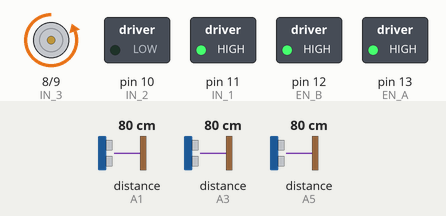
The sketch below on a simulated Arduino Uno, built with avr-gcc and run on an emulated ATmega328P. On the bench: motor-driver pin pairs drawn as motors (green arrow = first pin HIGH = forward, orange = second pin HIGH = backward, longer = more drive), switched loads named in the sketch (green lamp = pin HIGH). Wiring (inferred from the names in the program): 3 × ultrasonic range finder: trigger A0, echo A1 / trigger A2, echo A3 / trigger A4, echo A5. The inputs (shaded band) are chosen by the test bench; at power-on: distance to the obstacle (sensors on A5, A1, A3) 80 cm. The echo pulse lasts 58.3 µs per cm; pins used as bus, display or sensor lines are not drawn.

Above: at 1.2 s.
1.3 s: distance to the obstacle (sensor on A5) set to 23 cm
2.8 s: distance to the obstacle (sensor on A5) set to 18 cm
5.8 s: distance to the obstacle (sensor on A5) set to 35 cm
7.3 s: distance to the obstacle (sensor on A5) set to 2 cm
Timing chart, 0 to 11.3 s (numbered marks = the images above; inputs shaded):
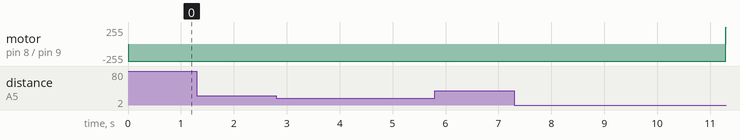

The sketch:

ArduCarVFC.ino
```cpp
#include "Config.h";
#include "Motores.h";
#include "SensorRadar.h";

void setup() {
    #if _DEBUG
    Serial.begin(115200);
    #endif
    motores_Setup();
    radar_Setup();

    speedCar = 255;
    roboParaFrente();
}

void loop(){
// /*
    // check distância frontal
    radarCheckDistFrente();
    if (frontDistanceCm < maxFrontDistance) {
        #if _DEBUG
        Serial.println("muito perto");
        #endif
        radarCheckDistEsquerda();
        delay(20);
        radarCheckDistDireita();
        delay(20);
        if (leftDistanceCm < rightDistanceCm)
            roboParaDireita();
        else if (leftDistanceCm > rightDistanceCm) {
            roboParaEsquerda();
        }
    } else {
        #if _DEBUG
        Serial.println("OK");
        #endif
        roboParaFrente();
    }

    // check distância esquerda
    radarCheckDistEsquerda();
    if (leftDistanceCm < maxLeftDistance) {
        #if _DEBUG
        Serial.println("esquerda muito perto");
        #endif
        delay(20);
        radarCheckDistEsquerda();
        delay(20);
        radarCheckDistDireita();
        delay(20);
        if (leftDistanceCm > rightDistanceCm)
          roboParaFrente();
        else if (leftDistanceCm < rightDistanceCm) {
            roboParaDireita();
        }
    }

    // check distância direita
    radarCheckDistDireita();
    if (rightDistanceCm < maxRightDistance) {
        #if _DEBUG
        Serial.println("direita muito perto");
        #endif
        delay(20);
        radarCheckDistDireita();
        delay(20);
        radarCheckDistEsquerda();
        delay(20);
        if (rightDistanceCm > leftDistanceCm)
            roboParaFrente();
        else if (rightDistanceCm < leftDistanceCm) {
            roboParaEsquerda();
        }
    }
// */

/*
    radarCheckDistFrente();
    if (frontDistanceCm < maxFrontDistance) {
        Serial.print("Distance: ");
        Serial.print(frontDistanceCm);
        Serial.println(" cm");
        Serial.println("Muito perto");
        roboParaEsquerda();
    } else {
        roboParaFrente();
    }
// */
}
```

Motores.h
```cpp
#define EN_A 13         // ativa motor direita
#define EN_B 12         // ativa motor esquerda

// motor A
#define IN_1  11
#define IN_2  10

// motor B
#define IN_3  8
#define IN_4  9

//int comando;            //Int to store app command state.
String comando;
//char comando;
int speedCar = 100;     // 50 - 255.
int speed_Coeff = 4;
//boolean lightFront = false;
//boolean horn = false;

// definição dos sinais usados para os motores (a direita pode ser diferente da esquerda)
// motores direita
#define M_DIREITA_ON   HIGH
#define M_DIREITA_OFF  LOW
// motores esquerda
#define M_ESQUERDA_ON  LOW
#define M_ESQUERDA_OFF HIGH

void motores_Setup() {
    pinMode(EN_A, OUTPUT);
    pinMode(EN_B, OUTPUT);

    pinMode(IN_1, OUTPUT);
    pinMode(IN_2, OUTPUT);
    pinMode(IN_3, OUTPUT);
    pinMode(IN_4, OUTPUT);
}

void roboParaFrente(){
      digitalWrite(IN_1, M_DIREITA_ON);
      digitalWrite(IN_2, M_DIREITA_OFF);
      analogWrite(EN_A, speedCar);

      digitalWrite(IN_3, M_ESQUERDA_ON);
      digitalWrite(IN_4, M_ESQUERDA_OFF);
      analogWrite(EN_B, speedCar);
}

void roboParaTras(){
      digitalWrite(IN_1, M_DIREITA_OFF);
      digitalWrite(IN_2, M_DIREITA_ON);
      analogWrite(EN_A, speedCar);

      digitalWrite(IN_3, M_ESQUERDA_OFF);
      digitalWrite(IN_4, M_ESQUERDA_ON);
      analogWrite(EN_B, speedCar);
}

void roboParaDireita(){
      digitalWrite(IN_1, M_DIREITA_OFF);
      digitalWrite(IN_2, M_DIREITA_ON);
      analogWrite(EN_A, speedCar);

      digitalWrite(IN_3, M_ESQUERDA_ON);
      digitalWrite(IN_4, M_ESQUERDA_OFF);
      analogWrite(EN_B, speedCar);
}

void roboParaEsquerda(){
      digitalWrite(IN_1, M_DIREITA_ON);
      digitalWrite(IN_2, M_DIREITA_OFF);
      analogWrite(EN_A, speedCar);


      digitalWrite(IN_3, M_ESQUERDA_OFF);
      digitalWrite(IN_4, M_ESQUERDA_ON);
      analogWrite(EN_B, speedCar);
}

void roboParaFrenteDireita(){
      digitalWrite(IN_1, M_DIREITA_ON);
      digitalWrite(IN_2, M_DIREITA_OFF);
      analogWrite(EN_A, speedCar/speed_Coeff);

      digitalWrite(IN_3, M_ESQUERDA_ON);
      digitalWrite(IN_4, M_ESQUERDA_OFF);
      analogWrite(EN_B, speedCar);
}

void roboParaFrenteEsquerda(){
      digitalWrite(IN_1, M_DIREITA_ON);
      digitalWrite(IN_2, M_DIREITA_OFF);
      analogWrite(EN_A, speedCar);

      digitalWrite(IN_3, M_ESQUERDA_ON);
      digitalWrite(IN_4, M_ESQUERDA_OFF);
      analogWrite(EN_B, speedCar/speed_Coeff);

}

void roboParaTrasDireita(){
      digitalWrite(IN_1, M_DIREITA_OFF);
      digitalWrite(IN_2, M_DIREITA_ON);
      analogWrite(EN_A, speedCar/speed_Coeff);


      digitalWrite(IN_3, M_ESQUERDA_OFF);
      digitalWrite(IN_4, M_ESQUERDA_ON);
      analogWrite(EN_B, speedCar);
}

void roboParaTrasEsquerda(){
      digitalWrite(IN_1, M_DIREITA_OFF);
      digitalWrite(IN_2, M_DIREITA_ON);
      analogWrite(EN_A, speedCar);

      digitalWrite(IN_3, M_ESQUERDA_OFF);
      digitalWrite(IN_4, M_ESQUERDA_ON);
      analogWrite(EN_B, speedCar/speed_Coeff);
}

void roboParar(){
      digitalWrite(IN_1, LOW);
      digitalWrite(IN_2, LOW);
      analogWrite(EN_A, speedCar);

      digitalWrite(IN_4, LOW);
      digitalWrite(IN_3, LOW);
      analogWrite(EN_B, speedCar);
}
```

SensorRadar.h
```cpp
const int frontTriggerPin = A0; //7;
const int frontEchoPin = A1; //6;

const int leftTriggerPin = A2; //10;
const int leftEchoPin = A3; //11;

const int rightTriggerPin = A4; //7;
const int rightEchoPin = A5; //6;

volatile float maxFrontDistance = 25.00;
volatile float frontDuration, frontDistanceCm, leftDuration, leftDistanceCm, rightDuration, rightDistanceCm;
volatile float maxLeftDistance, maxRightDistance = 20.00;

void radar_Setup() {
  // ultrasonic
  pinMode(frontTriggerPin, OUTPUT);
  pinMode(frontEchoPin   , INPUT);

  pinMode(leftTriggerPin , OUTPUT);
  pinMode(leftEchoPin    , INPUT);

  pinMode(rightTriggerPin, OUTPUT);
  pinMode(rightEchoPin   , INPUT);
}

void radarCheckDistFrente() {
    digitalWrite(frontTriggerPin, LOW);  //para generar un pulso limpio ponemos a LOW 4us
    delayMicroseconds(4);
    digitalWrite(frontTriggerPin, HIGH);  //generamos Trigger (disparo) de 10us
    delayMicroseconds(10);
    digitalWrite(frontTriggerPin, LOW);
    frontDuration = pulseIn(frontEchoPin, HIGH);  //medimos el tiempo entre pulsos, en microsegundos
    frontDistanceCm = frontDuration * 10 / 292 / 2;  //convertimos a distancia, en cm

    if (frontDistanceCm < maxFrontDistance) {
        #if _DEBUG
        Serial.print("Distancia Frente: ");
        Serial.print(frontDistanceCm);
        Serial.println(" cm");
        #endif
    }
}

void radarCheckDistEsquerda() {
    digitalWrite(leftTriggerPin, LOW);  //para generar un pulso limpio ponemos a LOW 4us
    delayMicroseconds(4);
    digitalWrite(leftTriggerPin, HIGH);  //generamos Trigger (disparo) de 10us
    delayMicroseconds(10);
    digitalWrite(leftTriggerPin, LOW);
    leftDuration = pulseIn(leftEchoPin, HIGH);  //medimos el tiempo entre pulsos, en microsegundos
    leftDistanceCm = leftDuration * 10 / 292 / 2;  //convertimos a distancia, en cm
    #if _DEBUG
    Serial.print("Distancia esquerda: ");
    Serial.print(leftDistanceCm);
    Serial.println(" cm");
    #endif
}

void radarCheckDistDireita() {
    digitalWrite(rightTriggerPin, LOW);  //para generar un pulso limpio ponemos a LOW 4us
    delayMicroseconds(4);
    digitalWrite(rightTriggerPin, HIGH);  //generamos Trigger (disparo) de 10us
    delayMicroseconds(10);
    digitalWrite(rightTriggerPin, LOW);
    rightDuration = pulseIn(rightEchoPin, HIGH);  //medimos el tiempo entre pulsos, en microsegundos
    rightDistanceCm = rightDuration * 10 / 292 / 2;  //convertimos a distancia, en cm
    #if _DEBUG
    Serial.print("Distancia direita: ");
    Serial.print(rightDistanceCm);
    Serial.println(" cm");
    #endif
}
```

Config.h
```cpp
// para desativar debug na serial, basta comentar a linha abaixo
// #define _DEBUG 1
```

Measured:
- after the input at 1.3 s, every drawn part: stays the same
- after the input at 5.8 s, motor on pin 8 (IN_3) / pin 9 (IN_4): stays backward 255/255 (without the input it goes to forward 255/255 after 1.5 s)
- after the input at 7.3 s, motor on pin 8 (IN_3) / pin 9 (IN_4): backward 255/255 → forward 255/255 after 4.0 s
